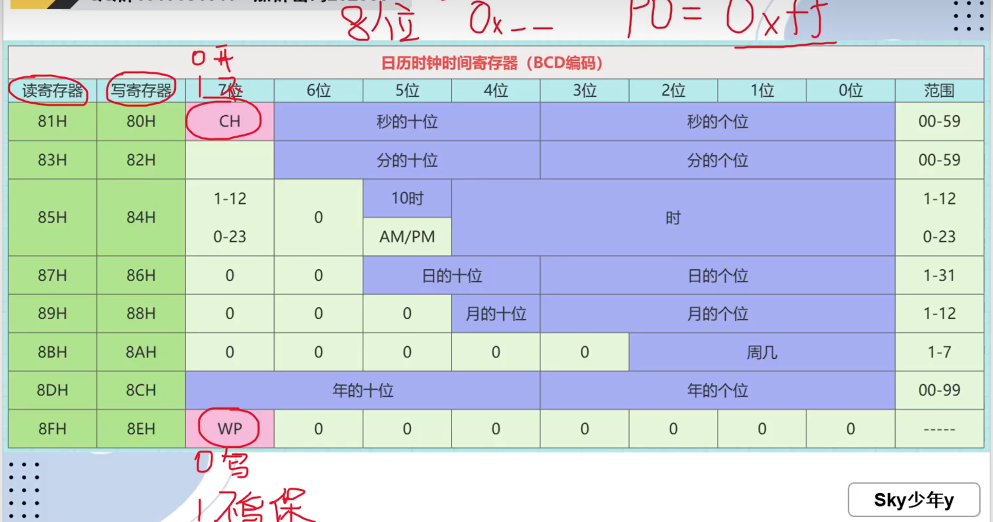
#> input picture Pasted image 20260222222437.png, 1986 x 1044 px (shown at 1/2 size)
$ python -i trajectory_reconstruction.py   (imports and definitions only)
#> lines starting #> are read from the running program, lines starting #| are printed output that depends on the picture
from __future__ import annotations

import argparse
import json
import math
import struct
import time
from dataclasses import asdict, dataclass
from pathlib import Path
from typing import Any, Optional

import matplotlib.pyplot as plt
import numpy as np
import pandas as pd
import serial
import yaml
from scipy.optimize import least_squares

from motion_analysis import build_motion_summary


FRAME_STRUCT = struct.Struct("<BBBBIiiffBBhhBBB")
UINT32_WRAP = 1 << 32
MODE_STRAIGHT = "STRAIGHT"
MODE_TRACK = "TRACK"
MODE_NAMES = (MODE_STRAIGHT, MODE_TRACK)
MODE_COMMAND_SPECS = {
    MODE_STRAIGHT: {
        "config_key": "straight",
        "pid_entries": (("speed_pid", "SPEED"), ("angle_pid", "ANGLE")),
        "default_target_speed": 10.0,
    },
    MODE_TRACK: {
        "config_key": "track",
        "pid_entries": (("speed_pid", "SPEED"), ("line_pid", "LINE")),
        "default_target_speed": 20.0,
    },
}


def wrap_angle_rad(value: float) -> float:
    return math.atan2(math.sin(value), math.cos(value))


# [27 lines left out: functions mode_name_from_id, normalize_mode_name, cfg_get, resolve_path, not called in this run]


@dataclass
class TelemetryFrame:
    mode: int
    flags: int
    timestamp_us: int
    encoder_left: int
    encoder_right: int
    yaw_deg: float
    gyro_z_dps: float
    line_bits: int
    line_aux: int
    pwm_left: int
    pwm_right: int

    @property
    def is_running(self) -> bool:
        return bool(self.flags & 0x01)

    @property
    def exp_active(self) -> bool:
        return bool(self.flags & 0x02)

    @property
    def imu_valid(self) -> bool:
        return bool(self.flags & 0x04)

    @property
    def line_valid(self) -> bool:
        return bool(self.flags & 0x08)


@dataclass
class MeasurementStep:
    index: int
    mode: int
    flags: int
    timestamp_us_raw: int
    timestamp_us_unwrapped: int
    timestamp_s: float
    dt_s: float
    encoder_left: int
    encoder_right: int
    delta_left_counts: int
    delta_right_counts: int
    distance_left_m: float
    distance_right_m: float
    linear_velocity_mps: float
    angular_velocity_radps: float
    yaw_deg: float
    yaw_rad: float
    gyro_z_dps: float
    gyro_z_radps: float
    line_bits: int
    line_count: int
    line_error_m: float
    pwm_left: int
    pwm_right: int
    slip_detected: bool
    imu_valid: bool
    line_valid: bool


class BinaryFrameParser:
    # [60 lines left out: functions __init__, checksum_xor, push, not called in this run]


class TextFrameParser:
    """Parse text-based HB telemetry lines from the refactored firmware.

    Format: HB:t=<ms>,run=<0|1>,el=<delta>,er=<delta>,yaw=<deg>,yr=<dps>,
            pc=<core>,hd=<diff>,OL=<pwm>,OR=<pwm>,sb=<bits>,lp=<pos>
    """

    def __init__(self, mode: int = 0) -> None:
        self.buffer = ""
        self.frames_ok = 0
        self.frames_bad = 0
        self.bytes_discarded = 0
        self.cum_encoder_left = 0
        self.cum_encoder_right = 0
        self.mode = mode

    # Compatibility properties for build_summary
    frames_bad_checksum = 0
    frames_bad_tail = 0

    def push(self, data: bytes) -> list[TelemetryFrame]:
        self.buffer += data.decode("utf-8", errors="ignore")
        frames: list[TelemetryFrame] = []
        while "\n" in self.buffer:
            line, self.buffer = self.buffer.split("\n", 1)
            line = line.strip()
            if not line.startswith("HB:"):
                continue
            frame = self._parse_hb(line)
            if frame is not None:
                frames.append(frame)
                self.frames_ok += 1
            else:
                self.frames_bad += 1
        return frames

    # [45 lines left out: function _parse_hb, not called in this run]


class ReferencePath:
    # [59 lines left out: functions __init__, signed_distance, numerical_gradient, not called in this run]


class TrajectoryEKF:
    # [106 lines left out: functions __init__, _process_covariance, predict, update, update_encoder, update_yaw and 2 more, not called in this run]


class SlidingWindowOptimizer:
    def __init__(self, cfg: dict[str, Any], reference_path: ReferencePath) -> None:
        self.cfg = cfg
        self.reference_path = reference_path

    # [62 lines left out: functions _propagate_state, optimize, not called in this run]


class LivePlotter:
    # [32 lines left out: functions __init__, update, not called in this run]

    def save(self, path: Path) -> None:
        if self.figure is not None:
            self.figure.savefig(path, dpi=160, bbox_inches="tight")


class TrajectoryAnalyzer:
    # [26 lines left out: function __init__, not called in this run]

    def _count_bits(self, bits: int) -> int:
        return int(bin(bits & 0xFF).count("1"))

    # [551 lines left out: functions _line_error_m, _unwrap_timestamp, _build_measurement, _update_odom, _maybe_optimize, ingest and 15 more, not called in this run]


# [2 lines not run here, left out]

>>> import cv2
>>> picture = cv2.imread('../../../../../../../Pasted image 20260222222437.png', cv2.IMREAD_GRAYSCALE)
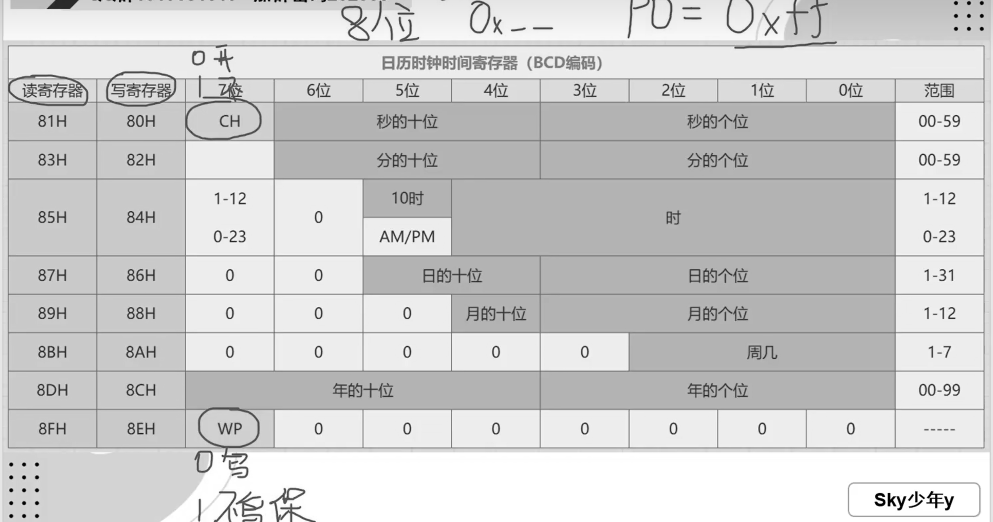
#> picture: shape (1044, 1986) (shown at 1/2 size); min 0, max 255, mean 206.2
>>> result = TextFrameParser().push(picture)
#> (the run stopped early here; a loop or call above may not have finished)
